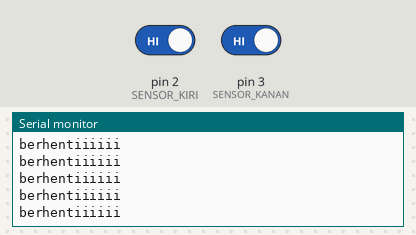
Bench run of a sketch on a simulated Arduino Uno, built with avr-gcc and run on an emulated ATmega328P. Parts: the last lines printed to the serial monitor. The inputs (shaded band) are chosen by the test bench; at power-on: pin 2 (SENSOR_KIRI) HIGH, pin 3 (SENSOR_KANAN) HIGH.

Above: at 1.2 s.
1.3 s: pin 2 (SENSOR_KIRI) driven LOW
At 2.4 s:
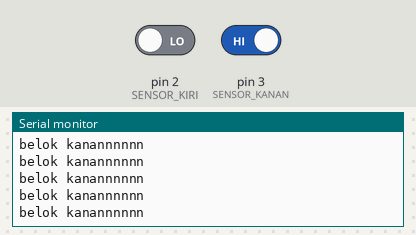
3.2 s: pin 3 (SENSOR_KANAN) driven LOW
At 4.0 s:
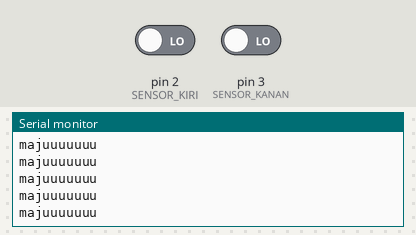
5.1 s: pin 2 (SENSOR_KIRI) driven HIGH
At 5.7 s:
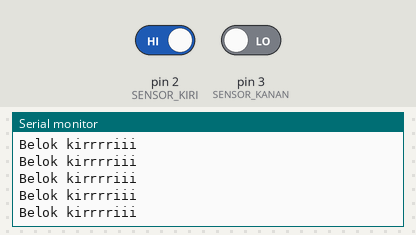
7.0 s: pin 3 (SENSOR_KANAN) driven HIGH
At 8.1 s:
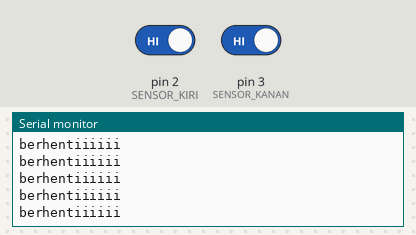
10.0 s: pin 3 (SENSOR_KANAN) driven LOW
At 10.6 s:
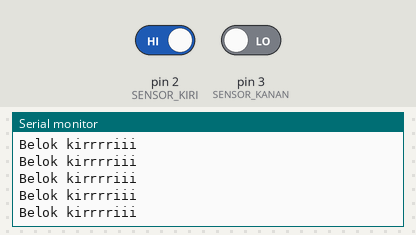
13.0 s: pin 2 (SENSOR_KIRI) driven LOW and pin 3 (SENSOR_KANAN) driven HIGH
At 13.6 s:
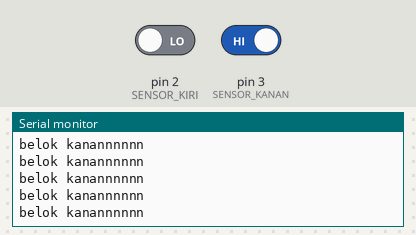

Measured:
- after the input at 1.3 s, the serial monitor: prints a new line after 0.07 s (image 1)
- after the input at 3.2 s, the serial monitor: prints a new line after 0.08 s (image 2)
- after the input at 5.1 s, the serial monitor: prints a new line after 0.08 s (image 3)
- after the input at 7.0 s, the serial monitor: prints a new line after 0.07 s (image 4)
- after the input at 13.0 s, the serial monitor: prints a new line after 0.07 s (image 6)

The sketch:

infra-red-line-follower-simulation.ino
```cpp
#define SENSOR_KIRI 2
#define SENSOR_KANAN 3


void setup() {
  // Config Sensor sebagai INPUT
  pinMode(SENSOR_KIRI, INPUT);
  pinMode(SENSOR_KANAN, INPUT);


  Serial.begin(9600); // Untuk debugging sensor
}

void loop() {
  // Baca Data Sensor
  // Ingat: LOW = Putih (Pantul), HIGH = Hitam (Serap)
  int bacaKiri = digitalRead(SENSOR_KIRI);
  int bacaKanan = digitalRead(SENSOR_KANAN);

  // --- LOGIKA KONTROL ---

  // 1. KONDISI MAJU: Keduanya di atas Putih (Garis ada di tengah robot)
  if (bacaKiri == LOW && bacaKanan == LOW) {
    gerakMaju();
  }

  // 2. KONDISI BELOK KIRI: Sensor Kiri kena Hitam
  else if (bacaKiri == HIGH && bacaKanan == LOW) {
    belokKiri();
  }

  // 3. KONDISI BELOK KANAN: Sensor Kanan kena Hitam
  else if (bacaKiri == LOW && bacaKanan == HIGH) {
    belokKanan();
  }

  // 4. KONDISI STOP: Keduanya Hitam (Garis Finish)
  else if (bacaKiri == HIGH && bacaKanan == HIGH) {
    berhenti();
  }
}


void gerakMaju() {
  // simulais gerak maju
 Serial.println("majuuuuuuu");

}

void belokKiri() {
  // simulasi belok kiri
 Serial.println("Belok kirrrriii");
}

void belokKanan() {
  // simulasi belok kanan
 Serial.println("belok kanannnnnn");
}

void berhenti() {
 Serial.println("berhentiiiiii");
}
```
